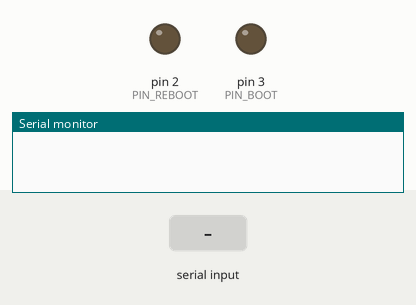
This sketch was run on a simulated Arduino Uno, built with avr-gcc and run on an emulated ATmega328P. On the bench: output pins drawn as LEDs (lit = HIGH), the last lines printed to the serial monitor. The test bench sets the inputs (shaded band).

Above: at 1.2 s.
1.3 s: byte 30 received over Serial
At 4.4 s:
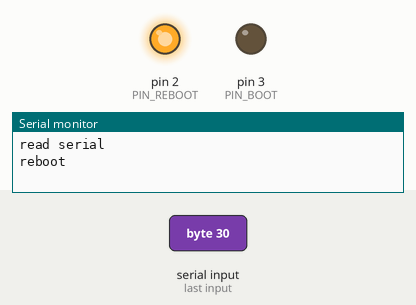
At 14.1 s:
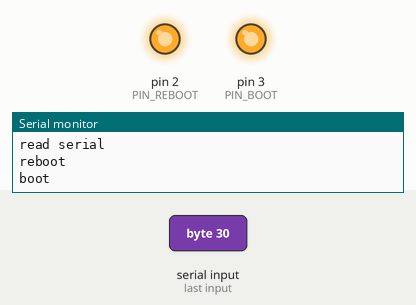
Timing chart, 0 to 24.3 s (numbered marks = the images above; inputs shaded):
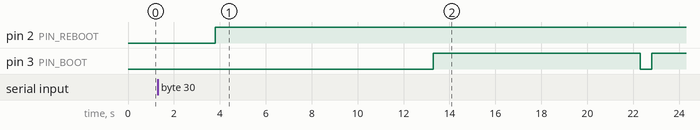

Measured:
- after the input at 1.3 s, pin 2 (PIN_REBOOT): LOW → HIGH after 2.5 s instead of 1.2 s

The sketch:

mcu-server-watchdog.ino
```cpp
const int HEARTBEAT_REBOOT_DELAY_MILLIS = 2000;  //this is coupled to the HEARTBEAT_INTERVAL in src/main.rs
const int HEARTBEAT_BOOT_DELAY_MILLIS = 9000;
const int PIN_REBOOT = 2;
const int PIN_BOOT = 3;

bool rebooted = false;

unsigned long startTimeMillis;
void setup() {
  Serial.begin(9600);
  pinMode(PIN_REBOOT, OUTPUT);
  pinMode(PIN_BOOT, OUTPUT);
  //NOTE might want to replace this initialization with a check in the first loop, so we dont instantly reboot
  startTimeMillis = millis();

}

void loop(){
  if (Serial.available() > 0) { // if something has been written to the serial port
    startTimeMillis = millis();
    clearSerial();
    rebooted = false;
    Serial.println("read serial");
  }
  unsigned long timeElapsed = millis() - startTimeMillis;
  if (timeElapsed > HEARTBEAT_REBOOT_DELAY_MILLIS &&  not rebooted){
    pin_switch(PIN_REBOOT);
    startTimeMillis = millis();
    rebooted = true;
    Serial.println("reboot");

  }
  if (timeElapsed > HEARTBEAT_BOOT_DELAY_MILLIS){
    pin_switch(PIN_BOOT);
    startTimeMillis = millis();
    Serial.println("boot");

  }

}


void pin_switch(int pin){
  //TODO connect the RST pins on the motherboard
  digitalWrite(pin, LOW);
  delay(500);
  digitalWrite(pin, HIGH);
}


void clearSerial(){
  while (Serial.available()>0){
    char t = Serial.read();
  }
}
```
